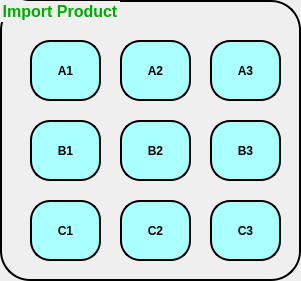
       <widget class="QGroupBox" name="grImportProducts_2">
        <property name="geometry">
         <rect>
          <x>820</x>
          <y>560</y>
          <width>301</width>
          <height>281</height>
         </rect>
        </property>
        <property name="font">
         <font>
          <pointsize>12</pointsize>
          <weight>75</weight>
          <bold>true</bold>
         </font>
        </property>
        <property name="styleSheet">
         <string notr="true">QGroupBox {
	color: rgb(0, 170, 0);
	border: 2px solid;
	border-top-left-radius: 30px;
	border-top-right-radius: 30px;
	border-bottom-right-radius: 30px;
	border-bottom-left-radius: 30px;

}
</string>
        </property>
        <property name="title">
         <string>Import Product</string>
        </property>
        <widget class="QPushButton" name="btnA1_2">
         <property name="geometry">
          <rect>
           <x>30</x>
           <y>40</y>
           <width>71</width>
           <height>61</height>
          </rect>
         </property>
         <property name="font">
          <font>
           <pointsize>9</pointsize>
           <weight>75</weight>
           <bold>true</bold>
          </font>
         </property>
         <property name="styleSheet">
          <string notr="true">QPushButton{
	background-color: rgb(170, 255, 255);
	border: 2px solid;
	border-top-left-radius: 20px;
	border-top-right-radius: 20px;
	border-bottom-right-radius: 20px;
	border-bottom-left-radius: 20px;
}

QPushButton:hover{
	background-color: rgb(170, 255, 220);
	border: 2px solid rgb(162, 162, 162);
	border-top-left-radius: 20px;
	border-top-right-radius: 20px;
	border-bottom-right-radius: 20px;
	border-bottom-left-radius: 20px;
}
</string>
         </property>
         <property name="text">
          <string>A1</string>
         </property>
        </widget>
        <widget class="QPushButton" name="btnA2_2">
         <property name="geometry">
          <rect>
           <x>120</x>
           <y>40</y>
           <width>71</width>
           <height>61</height>
          </rect>
         </property>
         <property name="font">
          <font>
           <pointsize>9</pointsize>
           <weight>75</weight>
           <bold>true</bold>
          </font>
         </property>
         <property name="styleSheet">
          <string notr="true">QPushButton{
	background-color: rgb(170, 255, 255);
	border: 2px solid;
	border-top-left-radius: 20px;
	border-top-right-radius: 20px;
	border-bottom-right-radius: 20px;
	border-bottom-left-radius: 20px;
}

QPushButton:hover{
	background-color: rgb(170, 255, 220);
	border: 2px solid rgb(162, 162, 162);
	border-top-left-radius: 20px;
	border-top-right-radius: 20px;
	border-bottom-right-radius: 20px;
	border-bottom-left-radius: 20px;
}
</string>
         </property>
         <property name="text">
          <string>A2</string>
         </property>
        </widget>
        <widget class="QPushButton" name="btnA3_2">
         <property name="geometry">
          <rect>
           <x>210</x>
           <y>40</y>
           <width>71</width>
           <height>61</height>
          </rect>
         </property>
         <property name="font">
          <font>
           <pointsize>9</pointsize>
           <weight>75</weight>
           <bold>true</bold>
          </font>
         </property>
         <property name="styleSheet">
          <string notr="true">QPushButton{
	background-color: rgb(170, 255, 255);
	border: 2px solid;
	border-top-left-radius: 20px;
	border-top-right-radius: 20px;
	border-bottom-right-radius: 20px;
	border-bottom-left-radius: 20px;
}

QPushButton:hover{
	background-color: rgb(170, 255, 220);
	border: 2px solid rgb(162, 162, 162);
	border-top-left-radius: 20px;
	border-top-right-radius: 20px;
	border-bottom-right-radius: 20px;
	border-bottom-left-radius: 20px;
}
</string>
         </property>
         <property name="text">
          <string>A3</string>
         </property>
        </widget>
        <widget class="QPushButton" name="btnB1_2">
         <property name="geometry">
          <rect>
           <x>30</x>
           <y>120</y>
           <width>71</width>
           <height>61</height>
          </rect>
         </property>
         <property name="font">
          <font>
           <pointsize>9</pointsize>
           <weight>75</weight>
           <bold>true</bold>
          </font>
         </property>
         <property name="styleSheet">
          <string notr="true">QPushButton{
	background-color: rgb(170, 255, 255);
	border: 2px solid;
	border-top-left-radius: 20px;
	border-top-right-radius: 20px;
	border-bottom-right-radius: 20px;
	border-bottom-left-radius: 20px;
}

QPushButton:hover{
	background-color: rgb(170, 255, 220);
	border: 2px solid rgb(162, 162, 162);
	border-top-left-radius: 20px;
	border-top-right-radius: 20px;
	border-bottom-right-radius: 20px;
	border-bottom-left-radius: 20px;
}
</string>
         </property>
         <property name="text">
          <string>B1</string>
         </property>
        </widget>
        <widget class="QPushButton" name="btnB2_2">
         <property name="geometry">
          <rect>
           <x>120</x>
           <y>120</y>
           <width>71</width>
           <height>61</height>
          </rect>
         </property>
         <property name="font">
          <font>
           <pointsize>9</pointsize>
           <weight>75</weight>
           <bold>true</bold>
          </font>
         </property>
         <property name="styleSheet">
          <string notr="true">QPushButton{
	background-color: rgb(170, 255, 255);
	border: 2px solid;
	border-top-left-radius: 20px;
	border-top-right-radius: 20px;
	border-bottom-right-radius: 20px;
	border-bottom-left-radius: 20px;
}

QPushButton:hover{
	background-color: rgb(170, 255, 220);
	border: 2px solid rgb(162, 162, 162);
	border-top-left-radius: 20px;
	border-top-right-radius: 20px;
	border-bottom-right-radius: 20px;
	border-bottom-left-radius: 20px;
}
</string>
         </property>
         <property name="text">
          <string>B2</string>
         </property>
        </widget>
        <widget class="QPushButton" name="btnB3_2">
         <property name="geometry">
          <rect>
           <x>210</x>
           <y>120</y>
           <width>71</width>
           <height>61</height>
          </rect>
         </property>
         <property name="font">
          <font>
           <pointsize>9</pointsize>
           <weight>75</weight>
           <bold>true</bold>
          </font>
         </property>
         <property name="styleSheet">
          <string notr="true">QPushButton{
	background-color: rgb(170, 255, 255);
	border: 2px solid;
	border-top-left-radius: 20px;
	border-top-right-radius: 20px;
	border-bottom-right-radius: 20px;
	border-bottom-left-radius: 20px;
}

QPushButton:hover{
	background-color: rgb(170, 255, 220);
	border: 2px solid rgb(162, 162, 162);
	border-top-left-radius: 20px;
	border-top-right-radius: 20px;
	border-bottom-right-radius: 20px;
	border-bottom-left-radius: 20px;
}
</string>
         </property>
         <property name="text">
          <string>B3</string>
         </property>
        </widget>
        <widget class="QPushButton" name="btnC1_2">
         <property name="geometry">
          <rect>
           <x>30</x>
           <y>200</y>
           <width>71</width>
           <height>61</height>
          </rect>
         </property>
         <property name="font">
          <font>
           <pointsize>9</pointsize>
           <weight>75</weight>
           <bold>true</bold>
          </font>
         </property>
         <property name="styleSheet">
          <string notr="true">QPushButton{
	background-color: rgb(170, 255, 255);
	border: 2px solid;
	border-top-left-radius: 20px;
	border-top-right-radius: 20px;
	border-bottom-right-radius: 20px;
	border-bottom-left-radius: 20px;
}

QPushButton:hover{
	background-color: rgb(170, 255, 220);
	border: 2px solid rgb(162, 162, 162);
	border-top-left-radius: 20px;
	border-top-right-radius: 20px;
	border-bottom-right-radius: 20px;
	border-bottom-left-radius: 20px;
}
</string>
         </property>
         <property name="text">
          <string>C1</string>
         </property>
        </widget>
        <widget class="QPushButton" name="btnC2_2">
         <property name="geometry">
          <rect>
           <x>120</x>
           <y>200</y>
           <width>71</width>
           <height>61</height>
          </rect>
         </property>
         <property name="font">
          <font>
           <pointsize>9</pointsize>
           <weight>75</weight>
           <bold>true</bold>
          </font>
         </property>
         <property name="styleSheet">
          <string notr="true">QPushButton{
	background-color: rgb(170, 255, 255);
	border: 2px solid;
	border-top-left-radius: 20px;
	border-top-right-radius: 20px;
	border-bottom-right-radius: 20px;
	border-bottom-left-radius: 20px;
}

QPushButton:hover{
	background-color: rgb(170, 255, 220);
	border: 2px solid rgb(162, 162, 162);
	border-top-left-radius: 20px;
	border-top-right-radius: 20px;
	border-bottom-right-radius: 20px;
	border-bottom-left-radius: 20px;
}
</string>
         </property>
         <property name="text">
          <string>C2</string>
         </property>
        </widget>
        <widget class="QPushButton" name="btnC3_2">
         <property name="geometry">
          <rect>
           <x>210</x>
           <y>200</y>
           <width>71</width>
           <height>61</height>
          </rect>
         </property>
         <property name="font">
          <font>
           <pointsize>9</pointsize>
           <weight>75</weight>
           <bold>true</bold>
          </font>
         </property>
         <property name="styleSheet">
          <string notr="true">QPushButton{
	background-color: rgb(170, 255, 255);
	border: 2px solid;
	border-top-left-radius: 20px;
	border-top-right-radius: 20px;
	border-bottom-right-radius: 20px;
	border-bottom-left-radius: 20px;
}

QPushButton:hover{
	background-color: rgb(170, 255, 220);
	border: 2px solid rgb(162, 162, 162);
	border-top-left-radius: 20px;
	border-top-right-radius: 20px;
	border-bottom-right-radius: 20px;
	border-bottom-left-radius: 20px;
}
</string>
         </property>
         <property name="text">
          <string>C3</string>
         </property>
        </widget>
       </widget>
